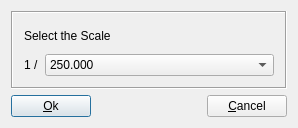
<?xml version="1.0" encoding="UTF-8"?>
<ui version="4.0">
 <class>SystematicScale</class>
 <widget class="QDialog" name="SystematicScale">
  <property name="geometry">
   <rect>
    <x>0</x>
    <y>0</y>
    <width>298</width>
    <height>128</height>
   </rect>
  </property>
  <property name="windowTitle">
   <string>Systematic Scale</string>
  </property>
  <property name="modal">
   <bool>true</bool>
  </property>
  <layout class="QGridLayout" name="gridLayout">
   <item row="0" column="0">
    <layout class="QVBoxLayout" name="verticalLayout">
     <item>
      <widget class="QFrame" name="frame3">
       <property name="frameShape">
        <enum>QFrame::Box</enum>
       </property>
       <property name="frameShadow">
        <enum>QFrame::Sunken</enum>
       </property>
       <layout class="QGridLayout">
        <item row="0" column="0">
         <layout class="QVBoxLayout">
          <item>
           <widget class="QLabel" name="txtScale">
            <property name="text">
             <string>Select the Scale</string>
            </property>
            <property name="wordWrap">
             <bool>false</bool>
            </property>
           </widget>
          </item>
          <item>
           <layout class="QHBoxLayout">
            <item>
             <widget class="QLabel" name="textLabel2">
              <property name="maximumSize">
               <size>
                <width>15</width>
                <height>32767</height>
               </size>
              </property>
              <property name="text">
               <string>1 / </string>
              </property>
              <property name="wordWrap">
               <bool>false</bool>
              </property>
             </widget>
            </item>
            <item>
             <widget class="QComboBox" name="cmbScale">
              <item>
               <property name="text">
                <string>250.000</string>
               </property>
              </item>
              <item>
               <property name="text">
                <string>100.000</string>
               </property>
              </item>
              <item>
               <property name="text">
                <string>50.000</string>
               </property>
              </item>
              <item>
               <property name="text">
                <string>25.000</string>
               </property>
              </item>
             </widget>
            </item>
           </layout>
          </item>
         </layout>
        </item>
       </layout>
      </widget>
     </item>
     <item>
      <layout class="QHBoxLayout" name="horizontalLayout">
       <item>
        <widget class="QPushButton" name="btnOK">
         <property name="font">
          <font/>
         </property>
         <property name="text">
          <string>&amp;Ok</string>
         </property>
         <property name="shortcut">
          <string>Alt+O</string>
         </property>
        </widget>
       </item>
       <item>
        <spacer name="spacer16">
         <property name="orientation">
          <enum>Qt::Horizontal</enum>
         </property>
         <property name="sizeType">
          <enum>QSizePolicy::Expanding</enum>
         </property>
         <property name="sizeHint" stdset="0">
          <size>
           <width>13</width>
           <height>20</height>
          </size>
         </property>
        </spacer>
       </item>
       <item>
        <widget class="QPushButton" name="btnCancel">
         <property name="font">
          <font/>
         </property>
         <property name="text">
          <string>&amp;Cancel</string>
         </property>
         <property name="shortcut">
          <string>Alt+C</string>
         </property>
        </widget>
       </item>
      </layout>
     </item>
    </layout>
   </item>
  </layout>
 </widget>
 <layoutdefault spacing="6" margin="11"/>
 <pixmapfunction>qPixmapFromMimeSource</pixmapfunction>
 <resources/>
 <connections/>
</ui>
